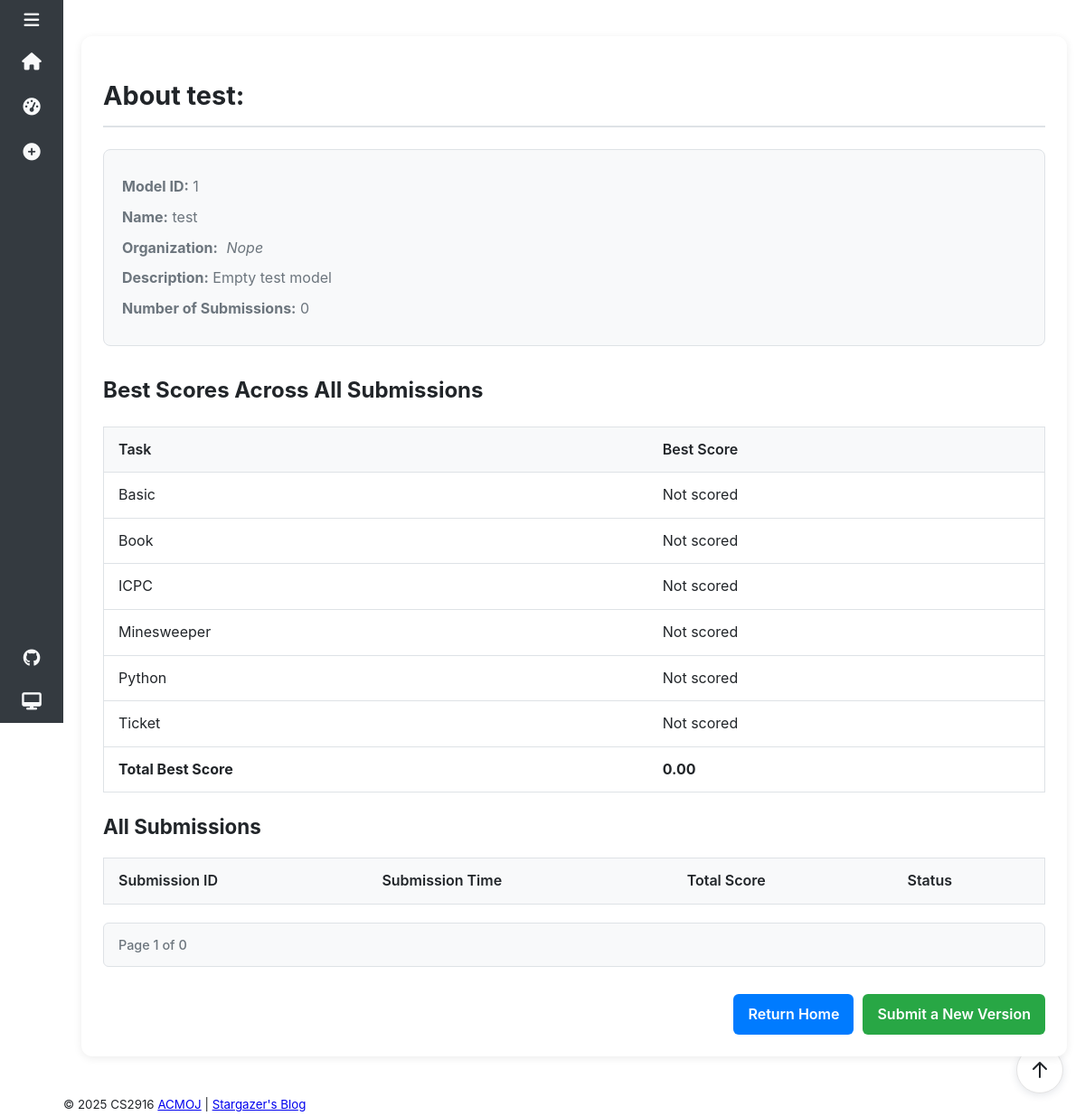
Page /model/1 on the committed database.
### app.py (models this page shows, shortened)
class Model(db.Model):
    __tablename__ = 'models'
    id = db.Column(db.Integer, primary_key=True)
    name = db.Column(db.String(32))
    description = db.Column(db.String(128))
    organization = db.Column(db.String(64), nullable=True)
    best_basic_score = db.Column(db.Float, nullable=True)
    best_book_score = db.Column(db.Float, nullable=True)
    best_icpc_score = db.Column(db.Float, nullable=True)
    best_minesweeper_score = db.Column(db.Float, nullable=True)
    best_python_score = db.Column(db.Float, nullable=True)
    best_ticket_score = db.Column(db.Float, nullable=True)
    submission = db.relationship(
        'Submission', backref='model', lazy='dynamic', order_by="desc(Submission.submission_time)")
    def calculate_total_best_score(self):
        scores = []
        if self.best_basic_score is not None:
            scores.append(self.best_basic_score)
        if self.best_book_score is not None:
            scores.append(self.best_book_score)
        if self.best_icpc_score is not None:
            scores.append(self.best_icpc_score)
        if self.best_minesweeper_score is not None:
            scores.append(self.best_minesweeper_score)
        if self.best_python_score is not None:
            scores.append(self.best_python_score)
        if self.best_ticket_score is not None:
            scores.append(self.best_ticket_score)
        return sum(scores) if scores else 0

### app.py (the view)
@app.route('/model/<int:model_id>')
def model_detail(model_id):
    page = request.args.get('page', 1, type=int)
    per_page = 20  # 每页显示20条提交记录
    model = Model.query.get_or_404(model_id)
    best_submission = Submission.query.filter_by(
        model_id=model_id).order_by(Submission.score.desc()).first()
    pagination = model.submission.order_by(
        Submission.submission_time.desc()
    ).paginate(page=page, per_page=per_page)
    submissions = pagination.items
    return render_template(
        'model_detail.html',
        model=model,
        submissions=submissions,
        best_submission=best_submission,
        pagination=pagination
    )

### templates/model_detail.html (shortened to what this page needs)
{% extends "base.html" %}
{% block head %}
<link rel="stylesheet" href="{{ url_for('static', filename='css/model_detail.css') }}">
{% endblock %}
{% block content %}
<div class="model-container">
    <h1>About {{ model.name }}: </h1>
    <div class="model-info">
        <p><strong>Model ID:</strong> {{ model.id }}</p>
        <p><strong>Name:</strong> {{ model.name }}</p>
        {% if model.organization %}
        <p><strong>Organization:</strong> <span class="organization-badge">{{ model.organization }}</span></p>
        {% endif %}
        <p><strong>Description:</strong> {{ model.description }}</p>
        <p><strong>Number of Submissions:</strong> {{ model.submission.count() }}</p>
    </div>
    <div class="best-scores">
        <h2>Best Scores Across All Submissions</h2>
        <table class="repo-scores-table">
            <thead>
                <tr>
                    <th>Task</th>
                    <th>Best Score</th>
                </tr>
            </thead>
            <tbody>
                <tr>
                    <td>Basic</td>
                    <td>{{ "%.2f"|format(model.best_basic_score) if model.best_basic_score else 'Not scored' }}</td>
                </tr>
                <tr>
                    <td>Book</td>
                    <td>{{ "%.2f"|format(model.best_book_score) if model.best_book_score else 'Not scored' }}</td>
                </tr>
                <tr>
                    <td>ICPC</td>
                    <td>{{ "%.2f"|format(model.best_icpc_score) if model.best_icpc_score else 'Not scored' }}</td>
                </tr>
                <tr>
                    <td>Minesweeper</td>
                    <td>{{ "%.2f"|format(model.best_minesweeper_score) if model.best_minesweeper_score else 'Not scored'
                        }}</td>
                </tr>
                <tr>
                    <td>Python</td>
                    <td>{{ "%.2f"|format(model.best_python_score) if model.best_python_score else 'Not scored' }}</td>
                </tr>
                <tr>
                    <td>Ticket</td>
                    <td>{{ "%.2f"|format(model.best_ticket_score) if model.best_ticket_score else 'Not scored' }}</td>
                </tr>
                <tr class="table-success">
                    <td><strong>Total Best Score</strong></td>
                    <td><strong>{{ "%.2f"|format(model.calculate_total_best_score()) }}</strong></td>
                </tr>
            </tbody>
        </table>
    </div>
    <div class="submissions-list">
        <h2>All Submissions</h2>
        <table class="submissions-table">
            <thead>
                <tr>
                    <th>Submission ID</th>
                    <th>Submission Time</th>
                    <th>Total Score</th>
                    <th>Status</th>
                </tr>
            </thead>
        </table>
        <div class="pagination">
            <span class="current-page">Page {{ pagination.page }} of {{ pagination.pages }}</span>
        </div>
    </div>
    <div class="actions">
        <a href="{{ url_for('index') }}" class="btn">Return Home</a>
        <a href="{{ url_for('submit') }}?model_id={{ model.id }}" class="btn primary">Submit a New Version</a>
    </div>
</div>
{% endblock %}

### templates/base.html (shortened to what this page needs)
<!DOCTYPE html>
<html lang="zh">
    <head>
        <link rel="stylesheet" href="{{ url_for('static', filename='css/base.css') }}" type="text/css">
        <link rel="stylesheet" href="https://cdnjs.cloudflare.com/ajax/libs/font-awesome/6.4.0/css/all.min.css">
        {%block head%}{%endblock%}
    <body class="theme-auto" id="body">
        <div id="app-container">
            <aside class="sidebar collapsed">
                <div class="sidebar-inner">
                    <ul class="nav-list nav-list-top">
                        <li class="nav-item">
                            <button id="sidebar-toggle" class="theme-button">
                                <i class="fas fa-bars nav-icon"></i>
                            </button>
                        </li>
                        <li class="nav-item">
                            <a href="{{url_for('index')}}">
                                <i class="fas fa-home nav-icon"></i>
                            </a>
                        </li>
                        <li class="nav-item">
                            <a href="{{url_for('submit')}}">
                                <i class="fas fa-tachometer-alt nav-icon"></i>
                            </a>
                        </li>
                        <li class="nav-item">
                            <a href="{{url_for('add_model')}}">
                                <i class="fas fa-plus-circle nav-icon"></i>
                            </a>
                        </li>
                    </ul>
                    <ul class="nav-list nav-list-bottom">
                        <li class="nav-item">
                            <a href="https://github.com/XsystemH/ACM-Benchmark" target="_blank"
                                rel="noopener noreferrer" aria-label="访问我们的 Git 仓库">
                                <i class="fab fa-github nav-icon"></i>
                            </a>
                        </li>
                        <li class="nav-item">
                            <button id="theme-toggle-button" class="theme-button">
                                <i class="fas fa-adjust nav-icon"></i>
                            </button>
                        </li>
                    </ul>
                </div>
            </aside>
            <div class="main-content">
                <main class="page-content">
                    {%block content%}{%endblock%}
                </main>
                <footer class="footer">
                    <small>
                        &copy; 2025 CS2916
                        <a href="https://acm.sjtu.edu.cn/OnlineJudge/">ACMOJ</a> | <a
                            href="https://ji-z.net/">Stargazer's
                            Blog</a>
                    </small>
                </footer>
            </div>
        </div>
        <div id="float-buttons">
            <button id="btn-top" title="回到顶部">
                <svg width="28" height="28" viewBox="0 0 28 28" fill="none">
                    <path d="M14 22V6M14 6l-7 7M14 6l7 7" stroke="currentColor" stroke-width="2" stroke-linecap="round"
                        stroke-linejoin="round" />
                </svg>
            </button>
        </div>
    </body>
</html>

### static/css/base.css (style rules this page uses)
:root { --sidebar-width-expanded: 240px; --sidebar-width-collapsed: 70px; --transition-speed: 0.3s; --bg-primary: #ffffff; --bg-secondary: #f8f9fa; --bg-sidebar: #343a40; --text-primary: #212529; --text-secondary: #6c757d; --text-sidebar: #f8f9fa; --accent-color: #007bff; --border-color: #dee2e6; }
body { margin: 0; font-family: -apple-system, BlinkMacSystemFont, "Segoe UI", Roboto, "Helvetica Neue", Arial, sans-serif; background-color: var(--bg-primary); color: var(--text-primary); line-height: 1.6; overflow-x: hidden; transition: background-color var(--transition-speed) ease, color var(--transition-speed) ease; }
.sidebar { width: var(--sidebar-width-expanded); height: 100vh; position: fixed; top: 0; left: 0; background-color: var(--bg-sidebar); color: var(--text-sidebar); transition: width var(--transition-speed) ease-in-out; overflow-x: hidden; z-index: 1000; display: flex; flex-direction: column; }
.sidebar.collapsed { width: var(--sidebar-width-collapsed); }
.sidebar-inner { flex-grow: 1; display: flex; flex-direction: column; justify-content: space-between; overflow-y: auto; overflow-x: hidden; }
.nav-list { list-style: none; padding: 0; margin: 0; }
.nav-item a, .nav-item .theme-button { display: flex; align-items: center; padding: 12px 20px; color: var(--text-sidebar); text-decoration: none; white-space: nowrap; overflow: hidden; transition: background-color var(--transition-speed) ease, color var(--transition-speed) ease; cursor: pointer; background: none; border: none; width: 100%; text-align: left; font-size: 1rem; }
.sidebar.collapsed .nav-item a, .sidebar.collapsed .nav-item .theme-button { padding-left: 20px; padding-right: calc((var(--sidebar-width-collapsed) - 24px) / 2); }
.nav-icon { font-size: 1.2em; min-width: 30px; text-align: center; transition: margin-right var(--transition-speed) ease-in-out; }
.main-content { margin-left: var(--sidebar-width-expanded); width: calc(100% - var(--sidebar-width-expanded)); transition: margin-left var(--transition-speed) ease-in-out, width var(--transition-speed) ease-in-out; display: flex; flex-direction: column; min-height: 100vh; background-color: var(--bg-primary); color: var(--text-primary); }
.sidebar.collapsed ~ .main-content { margin-left: var(--sidebar-width-collapsed); width: calc(100% - var(--sidebar-width-collapsed)); }
.page-content { padding: 20px; flex-grow: 1; }
#float-buttons { position: fixed; right: 24px; bottom: 25px; z-index: 60; display: flex; flex-direction: column; gap: 14px; pointer-events: none; }
#float-buttons button { pointer-events: all; background: #fff; box-shadow: 0 2px 8px rgba(50, 60, 90, 0.13); border: 1px solid #e3e3e3; border-radius: 50%; width: 52px; height: 52px; display: flex; align-items: center; justify-content: center; color: var(--color-primary); font-size: 1.3em; cursor: pointer; transition: background 0.18s, color 0.14s, border-color 0.13s; }

### rows in the picture
Model: name "test", id "1", organization "Nope", description "Empty test model", best_basic_score "Not scored", best_book_score "Not scored", best_icpc_score "Not scored", best_minesweeper_score "Not scored", best_python_score "Not scored", best_ticket_score "Not scored", calculate_total_best_score "0.00"

### other values in the picture
{{ model.submission.count() }} "0"
{{ pagination.page }} "1"
{{ pagination.pages }} "0"
